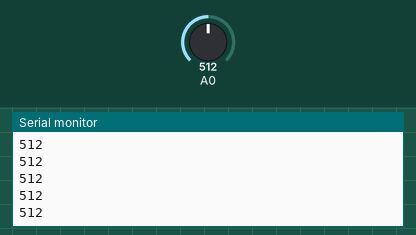
The sketch below on a simulated Arduino Uno, built with avr-gcc and run on an emulated ATmega328P. On the bench: the last lines printed to the serial monitor. The inputs (shaded band) are chosen by the test bench; at power-on: A0 = 512.

Above: at 1.2 s.
1.3 s: A0 set to 716
At 1.31 s:
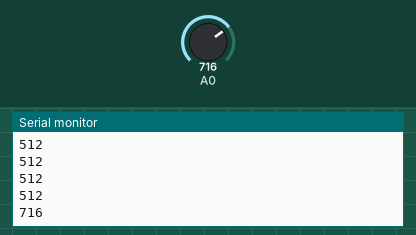
2.8 s: A0 set to 900
At 2.81 s:
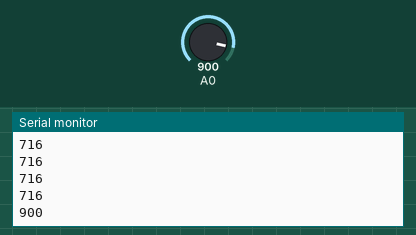
Timing chart, 0 to 5.8 s (numbered marks = the images above; inputs shaded):
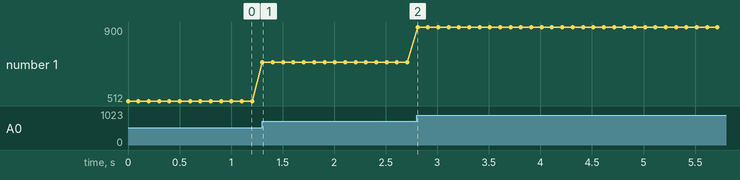

The sketch:

sketch_jul07a.ino
```cpp
void setup() {
    Serial.begin(38400);
}

void loop() {
    int value = analogRead(A0);
    Serial.println(value);
    delay(100);
}
```

Measured:
- after the input at 1.3 s, the serial monitor: prints a new line at once (image 1)
- after the input at 2.8 s, the serial monitor: prints a new line at once (image 2)
- plotted number 1: 512 → 716 after the input at 1.3 s, 716 → 900 after the input at 2.8 s
